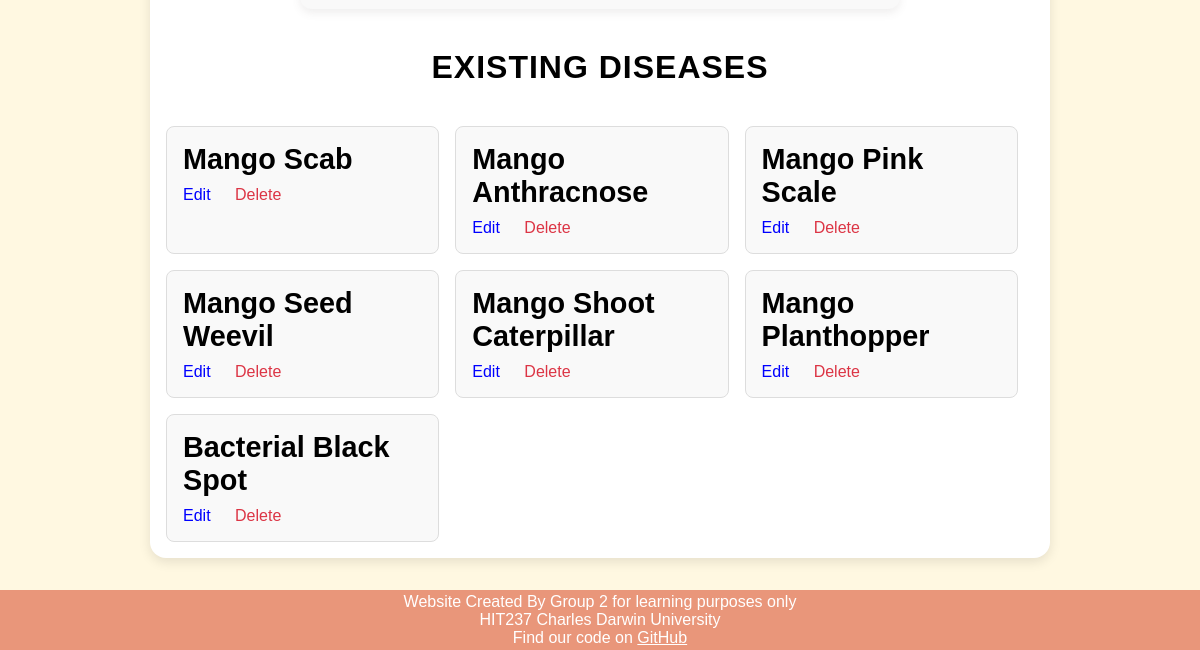
The app's page /add_disease/ (lower part), older data.
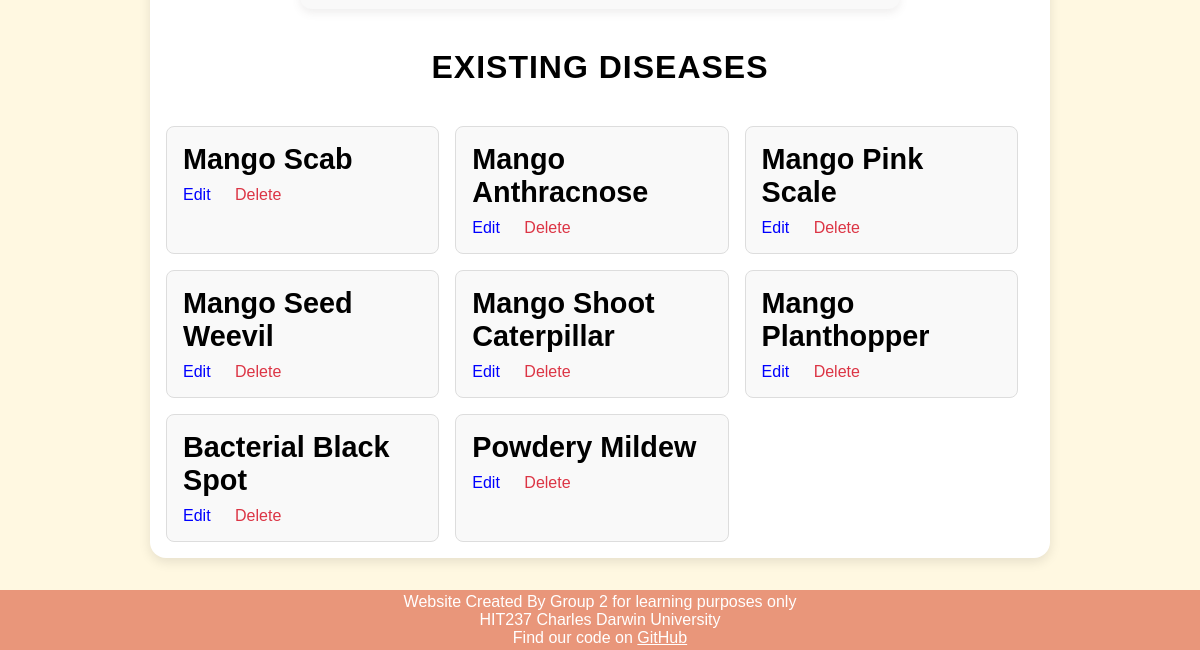
The same page, newer data.
### mango_disease_app/models.py (models this page shows, shortened)
class Disease(models.Model):
    DISEASE_TYPES = [
        ('pest', 'Pest'),
        ('disease', 'Disease')
    ]
    diseaseName = models.CharField(max_length=255)
    type = models.CharField(choices=DISEASE_TYPES, max_length=7, default=DISEASE_TYPES[1][1])
    severity = models.IntegerField(validators=[validators.MinValueValidator(0),validators.MaxValueValidator(10)])
    spreadability = models.IntegerField(validators=[validators.MinValueValidator(0),validators.MaxValueValidator(10)])
    shortDescription = models.TextField()
    longDescription = models.TextField()
    controlMethod = models.TextField()
    image = models.ImageField(upload_to="disease_images/", default="disease_images/default.JPG")

### mango_disease_app/views/disease_views.py (the view)
# urls.py: re_path(r'^add_disease/$', views.add_disease, name='add_disease'),
def add_disease(request):
    post_data = None
    form = DiseaseForm(request.POST or None, request.FILES or None)
    diseases = Disease.objects.all()
    if request.method == 'POST' and form.is_valid():
        new_disease = form.save()
        messages.success(request, f"{new_disease.diseaseName} was successfully added.")
        form = DiseaseForm()
    return render(request, 'mango_disease_app/admin_forms/add_disease.html', {
        'form': form,
        'diseases':diseases,
    })

### mango_disease_app/context_processors.py (called while the page is built)
def disease_menu(request):
    return {'navs': Disease.objects.all()}

### mango_disease_app/templates/mango_disease_app/admin_forms/add_disease.html (shortened to what this page needs)
{% extends 'mango_disease_app/base.html' %}
{% load static %}
{% block content %}
	<form action="{% url 'add_disease' %}" method="post" novalidate enctype="multipart/form-data">
	</form>
	<h2>Existing Diseases</h2>
	{% if diseases %}
	<div class="orchard-grid">
		{% for disease in diseases %}
			<div class="orchard-card">
				<h3 class="orchard-name">{{ disease.diseaseName }}</h3>
				<div class="card-actions">
					<a href="{% url 'edit_disease' disease.id %}" class="action-link">Edit</a>
					<a href="{% url 'delete_disease' disease.id %}" class="action-link delete-link" onclick="return confirm('Delete this disease?');">Delete</a>
				</div>
			</div>
		{% endfor %}
	</div>
	{% else %}
		<p>No diseases added yet.</p>
	{% endif %}
{% endblock %}

Row changes from the older to the newer data that the page shows:
added Disease: diseaseName "Powdery Mildew"
